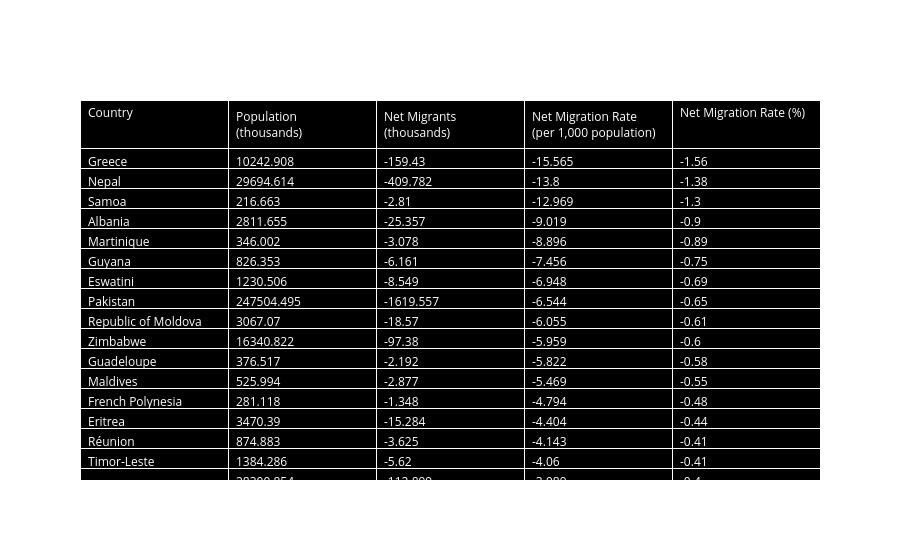

The notebook cell this image was saved under:
### Markdown cell above
#### Alternative table format

### Code cell
table_top_20 = go.Figure(data=[go.Table(
    header=dict(values=list(top_20.columns),
                #=[f"{col}" for col in top_20.columns],  # Add line breaks for vertical centering
                fill_color='black',  # Set header background color to black
                align='left',  # Align header text to the center horizontally
                font=dict(color='white')),  # Set header font color to white
    cells=dict(values=[top_20[col] for col in top_20.columns],
               fill_color='black',  # Set cells background color to black
               align='left',  # Align cells text to the left
               font=dict(color='white'))  # Set cells font color to white
)])

# Save the interactive table as a PNG file
table_top_20.write_image('top_20_table.png')

# Display the interactive table in a Jupyter Notebook (optional)
table_top_20.show()

### Figure 1 — Plotly figure (JSON) as saved in the notebook; plotly's stock layout.template omitted (floating-point values rounded to 4 significant figures)
{"data": [{"cells": {"align": "left", "fill": {"color": "black"}, "font": {"color": "white"}, "values": [["Greece", "Nepal", "Samoa", "Albania", "Martinique", "Guyana", "Eswatini", "Pakistan", "Republic of Moldova", "Zimbabwe", "Guadeloupe", "Maldives", "French Polynesia", "Eritrea", "Réunion", "Timor-Leste", "Venezuela (Bolivarian Republic of)", "El Salvador", "Kiribati", "Türkiye"], [10240.0, 29690.0, 216.7, 2812.0, 346.0, 826.4, 1231.0, 247500.0, 3067.0, 16340.0, 376.5, 526.0, 281.1, 3470.0, 874.9, 1384.0, 28300.0, 6310.0, 132.5, 87270.0], [-159.4, -409.8, -2.81, -25.36, -3.078, -6.161, -8.549, -1620.0, -18.57, -97.38, -2.192, -2.877, -1.348, -15.28, -3.625, -5.62, -112.9, -23.25, -0.485, -318.1], [-15.56, -13.8, -12.97, -9.019, -8.896, -7.456, -6.948, -6.544, -6.055, -5.959, -5.822, -5.469, -4.794, -4.404, -4.143, -4.06, -3.989, -3.685, -3.66, -3.645], [-1.56, -1.38, -1.3, -0.9, -0.89, -0.75, -0.69, -0.65, -0.61, -0.6, -0.58, -0.55, -0.48, -0.44, -0.41, -0.41, -0.4, -0.37, -0.37, -0.36]]}, "header": {"align": "left", "fill": {"color": "black"}, "font": {"color": "white"}, "values": ["Country", "Population (thousands)", "Net Migrants (thousands)", "Net Migration Rate (per 1,000 population)", "Net Migration Rate (%)"]}, "type": "table"}], "layout": {"autosize": true}}
